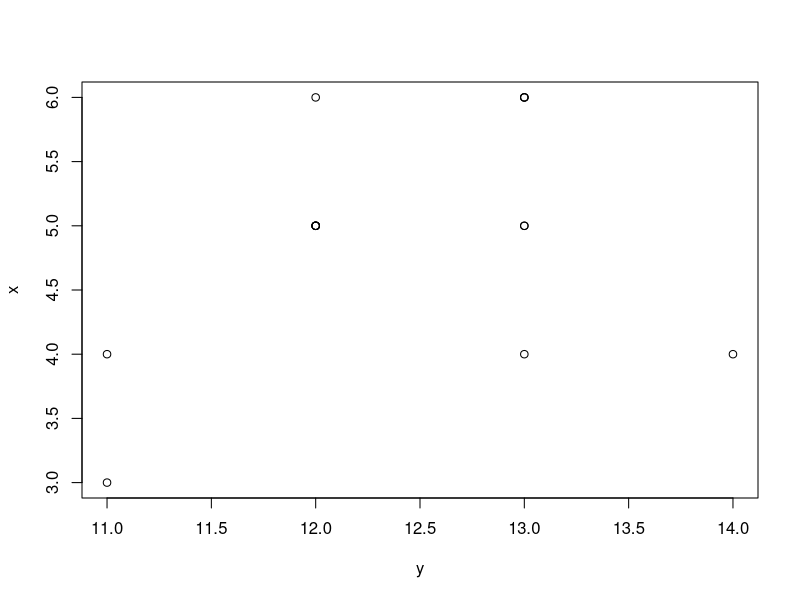
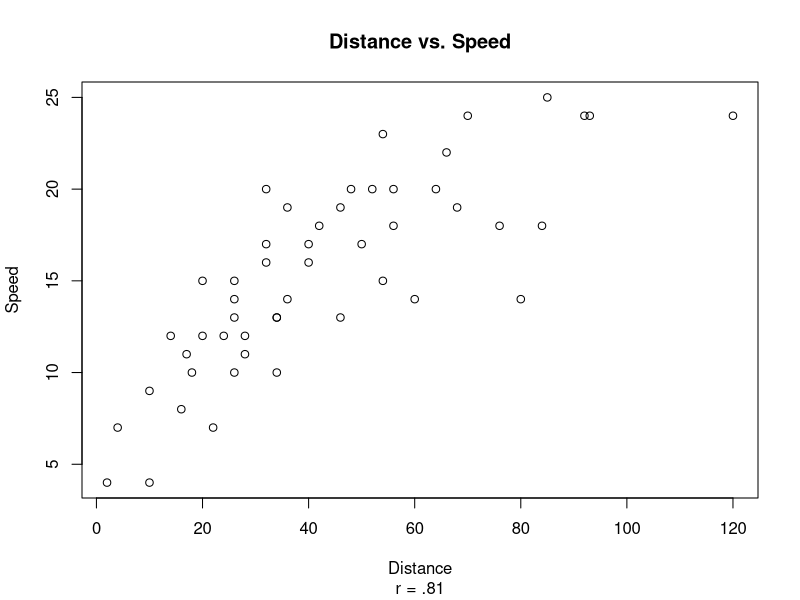

Reproduce these figures in R, in order.
## ---- chunk 1
x = c(5, 5, 4, 4, 5, 5, 4, 5, 3, 5, 6, 6, 5, 6, 6)
y = c(13, 12, 13, 14, 13, 12, 11, 12, 11, 12, 13, 12, 12, 13, 13)
xy=sum(x*y)
xy
## ---- chunk 2
x = c(5, 5, 4, 4, 5, 5, 4, 5, 3, 5, 6, 6, 5, 6, 6)
y = c(13, 12, 13, 14, 13, 12, 11, 12, 11, 12, 13, 12, 12, 13, 13)
sumx = sum(x)
sumy = sum(y)
sumx
sumy
## ---- chunk 3
num=(15*xy)-(sumx*sumy)
num
## ---- chunk 4
dsumx=sum(x^2)
dsumy=sum(y^2)
dsumx
dsumy
## ---- chunk 5
ssx=sum(x)^2
ssy=sum(y)^2
ssx
ssy
## ---- chunk 6
den = sqrt(((15*dsumx)-(ssx))*((15*dsumy)-(ssy)))
den
## ---- chunk 7
r = num/den
r
## ---- chunk 8
x
y
cor(x,y)
## ---- chunk 9
plot(x~y)
## ---- chunk 10
plot(cars$speed~cars$dist, xlab="Distance",ylab = "Speed",main="Distance vs. Speed", sub = "r = .81")
cor(cars$speed,cars$dist)
## ---- chunk 11
x = c(20,25,30,35,40,45,50,55,60,65,70,75,80,85,90,95,100)
y= c(10.93,11.78,10.97,11.27,11.37,10.31,12.84,12.15,10.86,13.25,12.43,11.70,12.90,
 12.8,12.82,12.69,12.55)
x
y

## ---- chunk 12
length(x)
length(y)
## ---- chunk 13
topb=(sum(x*y))-(sum(x)*(sum(y)/17))
topb
## ---- chunk 14
botb= (sum(x^2))-((sum(x)^2)/17)
botb
## ---- chunk 15
b=topb/botb
b
## ---- chunk 16
a=mean(y)-b*(mean(x))
a
## ---- chunk 17
ssxy=sum((x-mean(x))*(y-mean(y)))
ssxy
## ---- chunk 18
ssx=sum((x - mean(x))^2)
ssx
## ---- chunk 19
b = (ssxy/ssx)
b
## ---- chunk 20
a=(mean(y))-(b*(mean(x)))
a
## ---- chunk 21
xy.mod<-lm(y~x)
xy.mod = summary(xy.mod)
xy.mod
